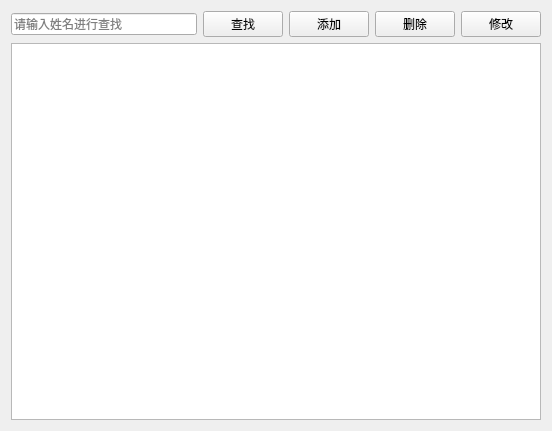
<?xml version="1.0" encoding="UTF-8"?>
<ui version="4.0">
 <class>PatientManage</class>
 <widget class="QWidget" name="PatientManage">
  <property name="geometry">
   <rect>
    <x>0</x>
    <y>0</y>
    <width>552</width>
    <height>431</height>
   </rect>
  </property>
  <property name="windowTitle">
   <string>患者管理</string>
  </property>
  <layout class="QVBoxLayout" name="verticalLayout">
   <item>
    <layout class="QHBoxLayout" name="horizontalLayout">
     <item>
      <widget class="QLineEdit" name="lineEdit">
       <property name="placeholderText">
        <string>请输入姓名进行查找</string>
       </property>
      </widget>
     </item>
     <item>
      <widget class="QPushButton" name="btnSearch">
       <property name="text">
        <string>查找</string>
       </property>
       <property name="icon">
        <iconset resource="img.qrc">
         <normaloff>:/image/search.png</normaloff>:/image/search.png</iconset>
       </property>
      </widget>
     </item>
     <item>
      <widget class="QPushButton" name="btnAdd">
       <property name="text">
        <string>添加</string>
       </property>
       <property name="icon">
        <iconset resource="img.qrc">
         <normaloff>:/image/add.png</normaloff>:/image/add.png</iconset>
       </property>
      </widget>
     </item>
     <item>
      <widget class="QPushButton" name="btnDelete">
       <property name="text">
        <string>删除</string>
       </property>
       <property name="icon">
        <iconset resource="img.qrc">
         <normaloff>:/image/delete.png</normaloff>:/image/delete.png</iconset>
       </property>
      </widget>
     </item>
     <item>
      <widget class="QPushButton" name="btnUpdate">
       <property name="text">
        <string>修改</string>
       </property>
       <property name="icon">
        <iconset resource="img.qrc">
         <normaloff>:/image/eidt.png</normaloff>:/image/eidt.png</iconset>
       </property>
      </widget>
     </item>
    </layout>
   </item>
   <item>
    <widget class="QTableView" name="tableView"/>
   </item>
  </layout>
 </widget>
 <resources>
  <include location="img.qrc"/>
 </resources>
 <connections/>
</ui>
